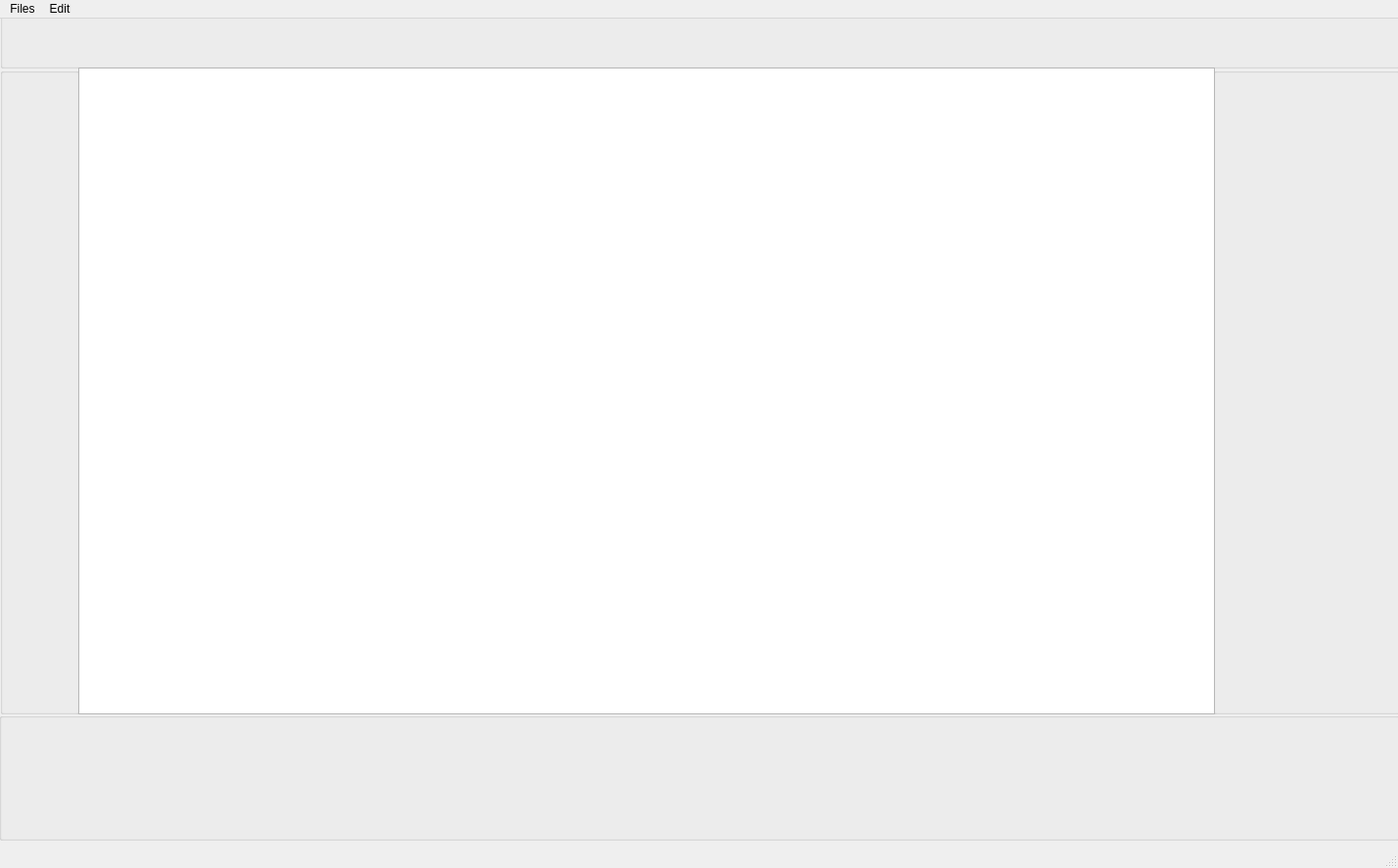
<?xml version="1.0" encoding="UTF-8"?>
<ui version="4.0">
 <class>MainWindow</class>
 <widget class="QMainWindow" name="MainWindow">
  <property name="geometry">
   <rect>
    <x>0</x>
    <y>0</y>
    <width>1428</width>
    <height>887</height>
   </rect>
  </property>
  <property name="windowTitle">
   <string>MainWindow</string>
  </property>
  <widget class="QWidget" name="centralwidget">
   <widget class="QGroupBox" name="groupBox_toolbar">
    <property name="geometry">
     <rect>
      <x>0</x>
      <y>-10</y>
      <width>1431</width>
      <height>61</height>
     </rect>
    </property>
    <property name="checkable">
     <bool>false</bool>
    </property>
   </widget>
   <widget class="QGroupBox" name="groupBox_labels">
    <property name="geometry">
     <rect>
      <x>1239</x>
      <y>50</y>
      <width>191</width>
      <height>661</height>
     </rect>
    </property>
    <property name="title">
     <string/>
    </property>
   </widget>
   <widget class="QGroupBox" name="groupBox_frames">
    <property name="geometry">
     <rect>
      <x>-1</x>
      <y>709</y>
      <width>1431</width>
      <height>131</height>
     </rect>
    </property>
    <property name="title">
     <string/>
    </property>
   </widget>
   <widget class="QGroupBox" name="groupBox_tools">
    <property name="geometry">
     <rect>
      <x>0</x>
      <y>50</y>
      <width>81</width>
      <height>661</height>
     </rect>
    </property>
    <property name="title">
     <string/>
    </property>
   </widget>
   <widget class="QGraphicsView" name="graphicsView">
    <property name="geometry">
     <rect>
      <x>80</x>
      <y>50</y>
      <width>1161</width>
      <height>661</height>
     </rect>
    </property>
   </widget>
  </widget>
  <widget class="QMenuBar" name="menubar">
   <property name="geometry">
    <rect>
     <x>0</x>
     <y>0</y>
     <width>1428</width>
     <height>25</height>
    </rect>
   </property>
   <widget class="QMenu" name="menuBounding_Box_Annotation_Tool">
    <property name="title">
     <string>Files</string>
    </property>
   </widget>
   <widget class="QMenu" name="menuEdit">
    <property name="title">
     <string>Edit</string>
    </property>
   </widget>
   <addaction name="menuBounding_Box_Annotation_Tool"/>
   <addaction name="menuEdit"/>
  </widget>
  <widget class="QStatusBar" name="statusbar"/>
 </widget>
 <resources/>
 <connections/>
</ui>
